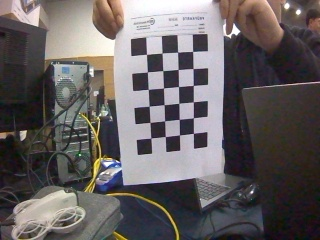
#> input picture capture/test01.jpg, 320 x 240 px; its folder holds only this picture in this run
$ jupyter execute --allow-errors camera_calibration.ipynb
#> lines starting #> are read from the running program, lines starting #| are printed output that depends on the picture
[cell 1]
import cv2
import numpy as np
import glob

# 5 x 6 '칸' → 내부 코너는 4 x 5
CHECKERBOARD = (4, 5)  # (가로 코너 수, 세로 코너 수)

# 3D object points (체커보드를 z=0 평면에 놓았다고 가정)
objp = np.zeros((CHECKERBOARD[0] * CHECKERBOARD[1], 3), np.float32)
objp[:, :2] = np.mgrid[0:CHECKERBOARD[0], 0:CHECKERBOARD[1]].T.reshape(-1, 2)

objpoints = []  # 3D 점들
imgpoints = []  # 2D 이미지 점들

images = sorted(glob.glob("capture/*.jpg"))

print(f"Found {len(images)} images")

for fname in images:
    img = cv2.imread(fname)
#> img is the input picture: shape (240, 320, 3); mean B, G, R 97.1, 96.4, 101.8
    if img is None:
        print(f"Cannot read {fname}")
        continue

    gray = cv2.cvtColor(img, cv2.COLOR_BGR2GRAY)
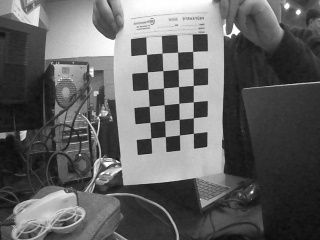
#> gray: shape (240, 320); min 10, max 255, mean 98.1

    # 체커보드 코너 찾기 (4 x 5 코너)
    ret, corners = cv2.findChessboardCorners(gray, CHECKERBOARD, None)
#> ret = True; corners = 20 rows, first 8: [193.2, 133.2], [179.4, 134.9], [165.3, 136.7], [151.1, 138], [193.3, 117.9], [179.3, 119.4], [164.4, 121.1], [150.1, 122.5]

    if ret:
        # 코너 좌표 더 정밀하게
        criteria = (cv2.TERM_CRITERIA_EPS + cv2.TERM_CRITERIA_MAX_ITER, 30, 0.001)
        corners2 = cv2.cornerSubPix(gray, corners, (11, 11), (-1, -1), criteria)
#> corners2 = 20 rows, first 8: [193.4, 133.3], [179.5, 135], [165.3, 136.6], [150.8, 138.1], [193.4, 117.8], [179.2, 119.3], [164.6, 120.8], [150, 122.4]

        objpoints.append(objp)
        imgpoints.append(corners2)

        print(f"OK: {fname}")
    else:
        print(f"FAIL: {fname} (체커보드 못 찾음)")

#> (the rest of this cell did not finish here and is left out)
